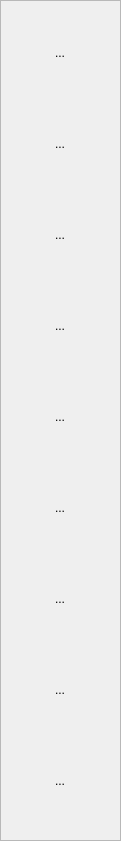
  <widget class="QFrame" name="frame_5">
   <property name="geometry">
    <rect>
     <x>20</x>
     <y>130</y>
     <width>121</width>
     <height>841</height>
    </rect>
   </property>
   <property name="layoutDirection">
    <enum>Qt::LeftToRight</enum>
   </property>
   <property name="frameShape">
    <enum>QFrame::StyledPanel</enum>
   </property>
   <property name="frameShadow">
    <enum>QFrame::Raised</enum>
   </property>
   <widget class="QWidget" name="verticalLayoutWidget_2">
    <property name="geometry">
     <rect>
      <x>10</x>
      <y>10</y>
      <width>102</width>
      <height>815</height>
     </rect>
    </property>
    <layout class="QVBoxLayout" name="verticalLayout">
     <item>
      <widget class="QToolButton" name="toolButton_2">
       <property name="sizePolicy">
        <sizepolicy hsizetype="Fixed" vsizetype="Fixed">
         <horstretch>0</horstretch>
         <verstretch>0</verstretch>
        </sizepolicy>
       </property>
       <property name="minimumSize">
        <size>
         <width>100</width>
         <height>85</height>
        </size>
       </property>
       <property name="text">
        <string>...</string>
       </property>
       <property name="icon">
        <iconset>
         <normalon>:/image/old/tools/用户登录1.bmp</normalon>
         <activeon>:/image/old/tools/用户登录.bmp</activeon>
        </iconset>
       </property>
       <property name="iconSize">
        <size>
         <width>75</width>
         <height>48</height>
        </size>
       </property>
       <property name="autoRaise">
        <bool>true</bool>
       </property>
      </widget>
     </item>
     <item>
      <widget class="QToolButton" name="ferControlButton">
       <property name="minimumSize">
        <size>
         <width>100</width>
         <height>85</height>
        </size>
       </property>
       <property name="text">
        <string>...</string>
       </property>
       <property name="icon">
        <iconset>
         <normalon>:/image/old/tools/发酵控制1.bmp</normalon>
         <activeon>:/image/old/tools/发酵控制.bmp</activeon>
        </iconset>
       </property>
       <property name="iconSize">
        <size>
         <width>75</width>
         <height>48</height>
        </size>
       </property>
       <property name="autoRaise">
        <bool>true</bool>
       </property>
      </widget>
     </item>
     <item>
      <widget class="QToolButton" name="fanControlButton">
       <property name="minimumSize">
        <size>
         <width>100</width>
         <height>85</height>
        </size>
       </property>
       <property name="text">
        <string>...</string>
       </property>
       <property name="icon">
        <iconset>
         <normalon>:/image/old/tools/风机控制1.bmp</normalon>
         <activeon>:/image/old/tools/风机控制.bmp</activeon>
        </iconset>
       </property>
       <property name="iconSize">
        <size>
         <width>75</width>
         <height>48</height>
        </size>
       </property>
       <property name="autoRaise">
        <bool>true</bool>
       </property>
      </widget>
     </item>
     <item>
      <widget class="QToolButton" name="SettingButton">
       <property name="minimumSize">
        <size>
         <width>100</width>
         <height>85</height>
        </size>
       </property>
       <property name="text">
        <string>...</string>
       </property>
       <property name="icon">
        <iconset>
         <normalon>:/image/old/tools/参数设置1.bmp</normalon>
         <activeon>:/image/old/tools/参数设置.bmp</activeon>
        </iconset>
       </property>
       <property name="iconSize">
        <size>
         <width>75</width>
         <height>48</height>
        </size>
       </property>
       <property name="autoRaise">
        <bool>true</bool>
       </property>
      </widget>
     </item>
     <item>
      <widget class="QToolButton" name="HistoryQueryButton">
       <property name="minimumSize">
        <size>
         <width>100</width>
         <height>85</height>
        </size>
       </property>
       <property name="text">
        <string>...</string>
       </property>
       <property name="icon">
        <iconset>
         <normalon>:/image/old/tools/历史曲线1.bmp</normalon>
         <activeon>:/image/old/tools/历史曲线.bmp</activeon>
        </iconset>
       </property>
       <property name="iconSize">
        <size>
         <width>75</width>
         <height>48</height>
        </size>
       </property>
       <property name="autoRaise">
        <bool>true</bool>
       </property>
      </widget>
     </item>
     <item>
      <widget class="QToolButton" name="realTimeChartButton">
       <property name="minimumSize">
        <size>
         <width>100</width>
         <height>85</height>
        </size>
       </property>
       <property name="text">
        <string>...</string>
       </property>
       <property name="icon">
        <iconset>
         <normalon>:/image/old/tools/实时曲线1.bmp</normalon>
         <activeon>:/image/old/tools/实时曲线.bmp</activeon>
        </iconset>
       </property>
       <property name="iconSize">
        <size>
         <width>75</width>
         <height>48</height>
        </size>
       </property>
       <property name="autoRaise">
        <bool>true</bool>
       </property>
      </widget>
     </item>
     <item>
      <widget class="QToolButton" name="ReportButton">
       <property name="minimumSize">
        <size>
         <width>100</width>
         <height>85</height>
        </size>
       </property>
       <property name="text">
        <string>...</string>
       </property>
       <property name="icon">
        <iconset>
         <normalon>:/image/old/tools/报表查询1.bmp</normalon>
         <activeon>:/image/old/tools/报表查询.bmp</activeon>
        </iconset>
       </property>
       <property name="iconSize">
        <size>
         <width>75</width>
         <height>48</height>
        </size>
       </property>
       <property name="autoRaise">
        <bool>true</bool>
       </property>
      </widget>
     </item>
     <item>
      <widget class="QToolButton" name="AlertQueryButton">
       <property name="minimumSize">
        <size>
         <width>100</width>
         <height>85</height>
        </size>
       </property>
       <property name="text">
        <string>...</string>
       </property>
       <property name="icon">
        <iconset>
         <normalon>:/image/old/tools/报警查询1.bmp</normalon>
         <activeon>:/image/old/tools/报警查询.bmp</activeon>
        </iconset>
       </property>
       <property name="iconSize">
        <size>
         <width>75</width>
         <height>48</height>
        </size>
       </property>
       <property name="autoRaise">
        <bool>true</bool>
       </property>
      </widget>
     </item>
     <item>
      <widget class="QToolButton" name="exitButton">
       <property name="minimumSize">
        <size>
         <width>100</width>
         <height>85</height>
        </size>
       </property>
       <property name="text">
        <string>...</string>
       </property>
       <property name="icon">
        <iconset>
         <normalon>:/image/old/tools/退出系统1.bmp</normalon>
         <activeon>:/image/old/tools/退出系统.bmp</activeon>
        </iconset>
       </property>
       <property name="iconSize">
        <size>
         <width>75</width>
         <height>48</height>
        </size>
       </property>
       <property name="autoRaise">
        <bool>true</bool>
       </property>
      </widget>
     </item>
    </layout>
   </widget>
  </widget>
